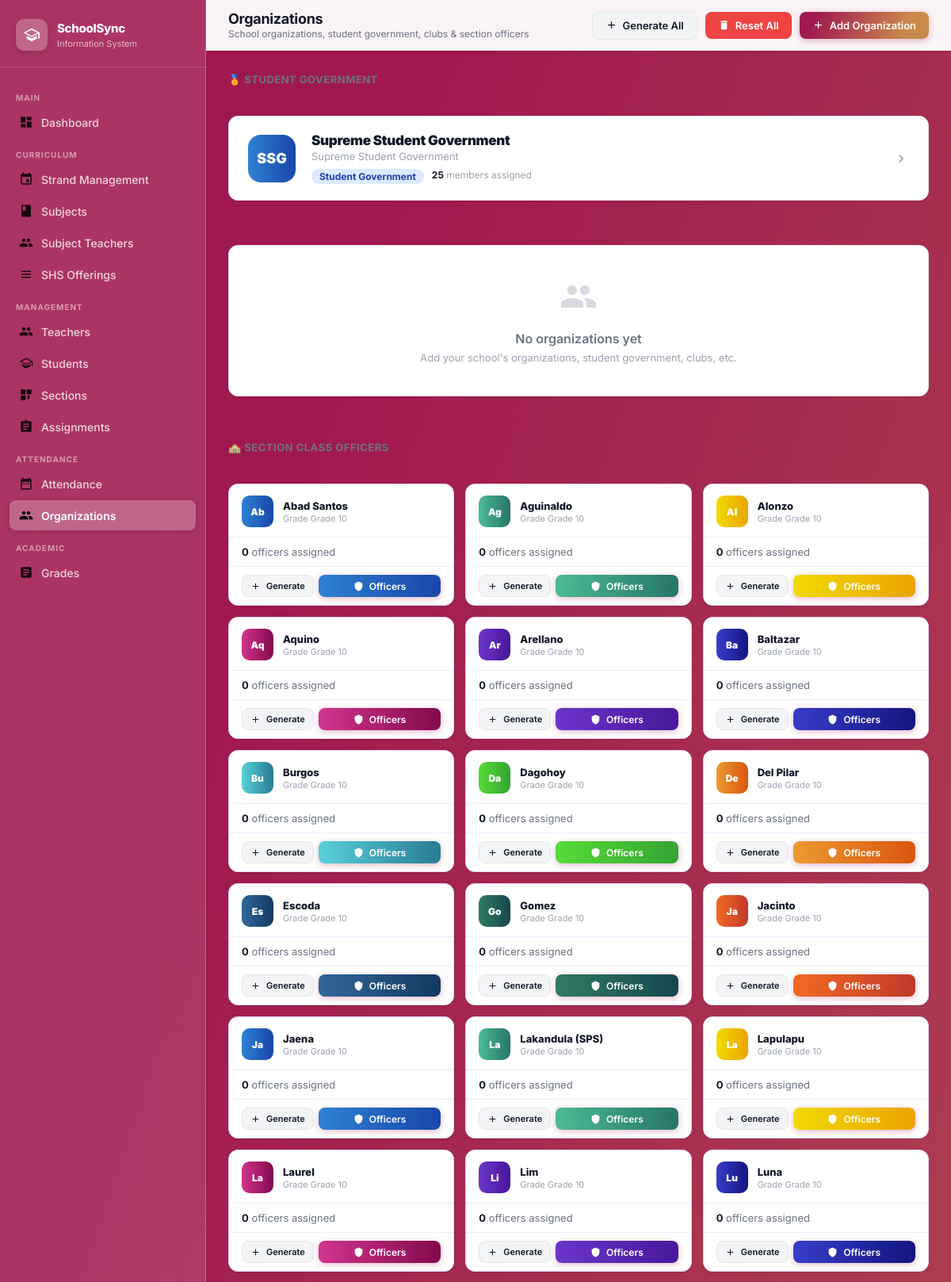
The page /organizations (signed in, upper part) on the database its author committed.
### tables this page shows
CREATE TABLE organizations (id INTEGER PRIMARY KEY AUTOINCREMENT, name TEXT NOT NULL, short_name TEXT, description TEXT, org_type TEXT DEFAULT 'organization', color TEXT DEFAULT '#3b82f6', created_at TEXT DEFAULT (datetime('now')));

CREATE TABLE sections (
        id INTEGER PRIMARY KEY AUTOINCREMENT,
        grade_level TEXT NOT NULL, section_name TEXT NOT NULL, adviser_id INTEGER, student_limit INTEGER DEFAULT 40, strand_id INTEGER REFERENCES strands(id) ON DELETE SET NULL,
        FOREIGN KEY (adviser_id) REFERENCES teachers(id) ON DELETE SET NULL);

### app.py (the view, shortened to what this page needs)
@app.route('/organizations')
@login_required
def organizations():
    conn = get_db()
    auto_create_ssg(conn)
    sections_all = conn.execute("SELECT id, section_name, grade_level FROM sections ORDER BY grade_level, section_name").fetchall()
    for sec in sections_all:
        org_name = f"Section Officers — {sec['section_name']} (Grade {sec['grade_level']})"
        exists = conn.execute("SELECT id FROM organizations WHERE org_type='section' AND name=?", (org_name,)).fetchone()
    conn.commit()
    ssg = conn.execute(
        "SELECT o.*, COUNT(DISTINCT om.id) AS member_count"
        " FROM organizations o"
        " LEFT JOIN org_members om ON om.org_id=o.id AND om.is_active=1"
        " WHERE o.org_type='government'"
        " GROUP BY o.id ORDER BY o.name"
    ).fetchall()
    orgs = conn.execute(
        "SELECT o.*, COUNT(DISTINCT om.id) AS member_count"
        " FROM organizations o"
        " LEFT JOIN org_members om ON om.org_id=o.id AND om.is_active=1"
        " WHERE o.org_type NOT IN ('section','government')"
        " GROUP BY o.id ORDER BY o.name"
    ).fetchall()
    section_orgs = conn.execute(
        "SELECT o.*, COUNT(DISTINCT om.id) AS member_count,"
        " s.id AS sec_id, s.grade_level, s.section_name AS sec_name"
        " FROM organizations o"
        " LEFT JOIN org_members om ON om.org_id=o.id AND om.is_active=1"
        " LEFT JOIN sections s ON o.name = ('Section Officers — '||s.section_name||' (Grade '||s.grade_level||')')"
        " WHERE o.org_type='section'"
        " GROUP BY o.id ORDER BY s.grade_level, s.section_name"
    ).fetchall()
    conn.close()
    return render_template('organizations.html', orgs=orgs, section_orgs=section_orgs, ssg=ssg)

### app.py (called while the page is built)
def get_db():
    conn = sqlite3.connect(DATABASE)
    conn.row_factory = sqlite3.Row
    conn.execute("PRAGMA foreign_keys = ON")
    return conn

def login_required(f):
    @wraps(f)
    def decorated(*args, **kwargs):
        if 'admin_id' not in session:
            return redirect(url_for('login'))
        return f(*args, **kwargs)
    return decorated

### templates/organizations.html (shortened to what this page needs)
{% extends "layout.html" %}
{% block page_title %}Organizations{% endblock %}
{% block page_subtitle %}School organizations, student government, clubs & section officers{% endblock %}
{% block header_actions %}
  <form method="POST" action="{{ url_for('generate_all_section_positions') }}" style="display:inline;">
    <button type="submit" class="btn btn-secondary"
            onclick="return confirm('Generate standard positions for all sections that are missing them?')">
      <svg viewBox="0 0 24 24" fill="currentColor"><path d="M19 13h-6v6h-2v-6H5v-2h6V5h2v6h6v2z"/></svg>
      Generate All
    </button>
  </form>
  <button class="btn btn-danger" onclick="openModal('deleteAllOrgModal')">
    <svg viewBox="0 0 24 24" fill="currentColor"><path d="M6 19c0 1.1.9 2 2 2h8c1.1 0 2-.9 2-2V7H6v12zM19 4h-3.5l-1-1h-5l-1 1H5v2h14V4z"/></svg>
    Reset All
  </button>
  <button class="btn btn-primary" onclick="openModal('addOrgModal')">
    <svg viewBox="0 0 24 24" fill="currentColor"><path d="M19 13h-6v6h-2v-6H5v-2h6V5h2v6h6v2z"/></svg>
    Add Organization
  </button>
{% endblock %}
{% block content %}
{% if ssg %}
<div style="font-size:13px;font-weight:700;color:var(--text-secondary);text-transform:uppercase;letter-spacing:.5px;margin-bottom:14px;">
  🏅 Student Government
</div>
<div style="margin-bottom:32px;">
  {% for gov in ssg %}
  <a href="{{ url_for('organization_detail', oid=gov.id) }}" style="display:block;text-decoration:none;">
    <div style="background:var(--bg-white);border:1px solid var(--border);border-radius:var(--radius-md);
                box-shadow:var(--shadow-sm);overflow:hidden;
                transition:box-shadow .2s,transform .2s;display:flex;align-items:center;gap:20px;padding:20px 24px;"
         onmouseover="this.style.boxShadow='var(--shadow-md)';this.style.transform='translateY(-2px)'"
         onmouseout="this.style.boxShadow='var(--shadow-sm)';this.style.transform=''">
      <div style="width:60px;height:60px;border-radius:16px;background:var(--blue-course);
                  display:flex;align-items:center;justify-content:center;color:white;
                  font-size:18px;font-weight:900;flex-shrink:0;box-shadow:var(--shadow-sm);">
        {{ gov.short_name[:3] if gov.short_name else 'SSG' }}
      </div>
      <div style="flex:1;min-width:0;">
        <div style="font-size:17px;font-weight:900;color:var(--text-primary);letter-spacing:-.3px;">{{ gov.name }}</div>
        {% if gov.description %}<div style="font-size:13px;color:var(--text-muted);margin-top:2px;">{{ gov.description }}</div>{% endif %}
        <div style="display:flex;gap:10px;margin-top:8px;flex-wrap:wrap;">
          <span style="font-size:12px;font-weight:700;color:#1e40af;background:#dbeafe;padding:2px 10px;border-radius:20px;">Student Government</span>
          <span style="font-size:12px;color:var(--text-muted);"><strong style="color:var(--text-primary);">{{ gov.member_count }}</strong> members assigned</span>
        </div>
      </div>
      <svg viewBox="0 0 24 24" fill="currentColor" style="width:20px;height:20px;color:var(--text-muted);flex-shrink:0;">
        <path d="M10 6L8.59 7.41 13.17 12l-4.58 4.59L10 18l6-6z"/>
      </svg>
    </div>
  </a>
  {% endfor %}
</div>
{% endif %}
{% if orgs %}
<div style="font-size:13px;font-weight:700;color:var(--text-secondary);text-transform:uppercase;letter-spacing:.5px;margin-bottom:14px;">
  🏛️ School Organizations
</div>
<div class="org-grid" style="margin-bottom:32px;">
  {% for org in orgs %}
  <div class="org-card">
    <div class="org-card-top">
      <div class="org-badge" style="background:var(--{% set _ci = loop.index0 % 12 %}{% if _ci==0 %}blue{% elif _ci==1 %}teal{% elif _ci==2 %}yellow{% elif _ci==3 %}pink{% elif _ci==4 %}dark-teal{% elif _ci==5 %}medium-blue{% elif _ci==6 %}mint-green{% elif _ci==7 %}green{% elif _ci==8 %}orange{% elif _ci==9 %}slate-blue{% elif _ci==10 %}dark-green{% else %}orange-red{% endif %}-course);">
        {{ org.short_name[:2] if org.short_name else org.name[:2] }}
      </div>
      <div style="flex:1;min-width:0;">
        <div class="org-name">{{ org.name }}</div>
        {% if org.short_name %}<div class="org-short">{{ org.short_name }}</div>{% endif %}
        {% if org.description %}<div class="org-desc">{{ org.description }}</div>{% endif %}
        <span class="org-type-badge" style="background:rgba(0,0,0,.06);color:var(--text-secondary);">
          {{ org.org_type|title }}
        </span>
      </div>
    </div>
    <div class="org-divider"></div>
    <div class="org-stats">
      <div><div class="org-stat-val">{{ org.member_count }}</div><div class="org-stat-lbl">Members</div></div>
    </div>
    <div class="org-footer">
      <a href="{{ url_for('organization_detail', oid=org.id) }}" class="btn btn-primary btn-sm" style="flex:1;justify-content:center;">
        <svg viewBox="0 0 24 24" fill="currentColor"><path d="M12 4.5C7 4.5 2.73 7.61 1 12c1.73 4.39 6 7.5 11 7.5s9.27-3.11 11-7.5c-1.73-4.39-6-7.5-11-7.5zM12 17c-2.76 0-5-2.24-5-5s2.24-5 5-5 5 2.24 5 5-2.24 5-5 5zm0-8c-1.66 0-3 1.34-3 3s1.34 3 3 3 3-1.34 3-3-1.34-3-3-3z"/></svg>
        Manage
      </a>
      <button class="btn btn-secondary btn-sm" onclick="editOrg({{ org.id }})">
        <svg viewBox="0 0 24 24" fill="currentColor"><path d="M3 17.25V21h3.75L17.81 9.94l-3.75-3.75L3 17.25zM20.71 7.04c.39-.39.39-1.02 0-1.41l-2.34-2.34c-.39-.39-1.02-.39-1.41 0l-1.83 1.83 3.75 3.75 1.83-1.83z"/></svg>
      </button>
      <form method="POST" action="{{ url_for('delete_organization', oid=org.id) }}"
            onsubmit="return confirm('Delete this organization?')" style="display:inline;">
        <button type="submit" class="btn btn-danger btn-sm">
          <svg viewBox="0 0 24 24" fill="currentColor"><path d="M6 19c0 1.1.9 2 2 2h8c1.1 0 2-.9 2-2V7H6v12zM19 4h-3.5l-1-1h-5l-1 1H5v2h14V4z"/></svg>
        </button>
      </form>
    </div>
  </div>
  {% endfor %}
</div>
{% else %}
<div class="content-card" style="margin-bottom:32px;">
  <div class="empty-state" style="padding:40px;">
    <h3>No organizations yet</h3>
    <p>Add your school's organizations, student government, clubs, etc.</p>
  </div>
</div>
{% endif %}
{% if section_orgs %}
<div style="font-size:13px;font-weight:700;color:var(--text-secondary);text-transform:uppercase;letter-spacing:.5px;margin-bottom:14px;">
  🏫 Section Class Officers
</div>
<div class="sec-org-grid">
  {% for org in section_orgs %}
  <div class="sec-org-card">
    <div class="sec-org-top">
      <div class="sec-org-badge" style="background:var(--{% set _ci = loop.index0 % 12 %}{% if _ci==0 %}blue{% elif _ci==1 %}teal{% elif _ci==2 %}yellow{% elif _ci==3 %}pink{% elif _ci==4 %}dark-teal{% elif _ci==5 %}medium-blue{% elif _ci==6 %}mint-green{% elif _ci==7 %}green{% elif _ci==8 %}orange{% elif _ci==9 %}slate-blue{% elif _ci==10 %}dark-green{% else %}orange-red{% endif %}-course);">{{ org.sec_name[:2] if org.sec_name else '??' }}</div>
      <div>
        <div class="sec-org-name">{{ org.sec_name or org.name }}</div>
        <div class="sec-org-grade">Grade {{ org.grade_level }}</div>
      </div>
    </div>
    <div class="sec-org-stats">
      <span style="font-size:13px;color:var(--text-secondary);">
        <strong style="color:var(--text-primary);">{{ org.member_count }}</strong> officer{{ 's' if org.member_count != 1 else '' }} assigned
      </span>
    </div>
    <div class="sec-org-footer">
      <div style="display:flex;gap:6px;width:100%;">
        <form method="POST" action="{{ url_for('generate_section_positions', oid=org.id) }}" style="flex:1;">
          <button type="submit" class="btn btn-secondary btn-sm" style="width:100%;justify-content:center;font-size:11px;">
            <svg viewBox="0 0 24 24" fill="currentColor"><path d="M19 13h-6v6h-2v-6H5v-2h6V5h2v6h6v2z"/></svg>
            Generate
          </button>
        </form>
        <a href="{{ url_for('organization_detail', oid=org.id) }}" class="btn btn-primary btn-sm" style="flex:2;justify-content:center;background:var(--{% set _ci = loop.index0 % 12 %}{% if _ci==0 %}blue{% elif _ci==1 %}teal{% elif _ci==2 %}yellow{% elif _ci==3 %}pink{% elif _ci==4 %}dark-teal{% elif _ci==5 %}medium-blue{% elif _ci==6 %}mint-green{% elif _ci==7 %}green{% elif _ci==8 %}orange{% elif _ci==9 %}slate-blue{% elif _ci==10 %}dark-green{% else %}orange-red{% endif %}-course);border:none;">
          <svg viewBox="0 0 24 24" fill="currentColor"><path d="M12 1L3 5v6c0 5.55 3.84 10.74 9 12 5.16-1.26 9-6.45 9-12V5l-9-4z"/></svg>
          Officers
        </a>
      </div>
    </div>
  </div>
  {% endfor %}
</div>
{% endif %}
{% endblock %}

### static/css/style.css (style rules this page uses)
:root { --brand-gradient: linear-gradient(109deg, rgba(160,24,80,1) 11.2%, rgba(201,138,75,1) 81.7%); --blue-course: linear-gradient(90deg, rgba(46,129,211,1) 0%, rgba(25,70,171,1) 100%); --teal-course: linear-gradient(90deg, rgba(76,187,149,1) 0%, rgba(38,117,105,1) 100%); --yellow-course: linear-gradient(90deg, rgba(241,218,0,1) 0%, rgba(233,164,0,1) 100%); --pink-course: linear-gradient(90deg, rgba(208,53,141,1) 0%, rgba(131,10,78,1) 100%); --dark-teal-course: linear-gradient(90deg, rgba(107,53,202,1) 0%, rgba(72,23,155,1) 100%); --medium-blue-course: linear-gradient(90deg, rgba(56,61,201,1) 0%, rgba(19,21,128,1) 100%); --mint-green-course: linear-gradient(90deg, rgba(87,209,218,1) 0%, rgba(41,123,146,1) 100%); --green-course: linear-gradient(90deg, rgba(87,219,56,1) 0%, rgba(52,164,50,1) 100%); --orange-course: linear-gradient(90deg, rgba(235,154,48,1) 0%, rgba(218,86,15,1) 100%); --slate-blue-course: linear-gradient(90deg, rgba(50,103,153,1) 0%, rgba(18,57,96,1) 100%); --dark-green-course: linear-gradient(90deg, rgba(49,123,100,1) 0%, rgba(22,71,79,1) 100%); --orange-red-course: linear-gradient(90deg, #f26a21 0%, #c0392b 100%); --sidebar-width: 260px; --header-height: 64px; --radius-sm: 8px; --radius-md: 12px; --radius-lg: 16px; --shadow-sm: 0 1px 3px rgba(0,0,0,.08), 0 1px 2px rgba(0,0,0,.04); --shadow-md: 0 4px 12px rgba(0,0,0,.10), 0 2px 4px rgba(0,0,0,.06); --shadow-lg: 0 10px 30px rgba(0,0,0,.14), 0 4px 8px rgba(0,0,0,.08); --text-primary: #111827; --text-secondary: #6b7280; --text-muted: #9ca3af; --border: #e5e7eb; --bg-page: #f3f4f6; --bg-white: #ffffff; --danger: #ef4444; --success: #22c55e; }
*,*::before,*::after { box-sizing:border-box;margin:0;padding:0 }
html { scroll-behavior:smooth }
body { font-family:'Inter',sans-serif;font-size:14px;color:var(--text-primary);background:var(--brand-gradient);min-height:100vh;-webkit-font-smoothing:antialiased }
a { text-decoration:none;color:inherit }
.header-actions .btn { white-space:nowrap }
.content-card { background:var(--bg-white);border-radius:var(--radius-md);box-shadow:var(--shadow-sm);border:1px solid var(--border);overflow:hidden }
.btn { display:inline-flex;align-items:center;gap:7px;padding:9px 16px;border-radius:var(--radius-sm);font-family:'Inter',sans-serif;font-size:13px;font-weight:600;cursor:pointer;border:none;transition:opacity .2s,transform .15s,box-shadow .2s;white-space:nowrap }
.btn svg { width:15px;height:15px }
.btn-primary { background:var(--brand-gradient);color:white;box-shadow:0 2px 8px rgba(160,24,80,.3) }
.btn-secondary { background:var(--bg-page);color:var(--text-primary);border:1px solid var(--border) }
.btn-danger { background:var(--danger);color:white }
.btn-sm { padding:6px 10px;font-size:12px }
.btn-sm svg { width:13px;height:13px }
.empty-state { text-align:center;padding:56px 24px;color:var(--text-muted) }
.empty-state svg { width:48px;height:48px;margin-bottom:16px;opacity:.4 }
.empty-state h3 { font-size:16px;font-weight:600;color:var(--text-secondary);margin-bottom:6px }
.empty-state p { font-size:13px }

### templates/organizations.html (style rules this page uses)
.sec-org-grid { display:grid;grid-template-columns:repeat(auto-fill,minmax(240px,1fr));gap:14px; }
.sec-org-card { background:var(--bg-white);border:1px solid #e9d5ff;border-radius:var(--radius-md); box-shadow:var(--shadow-sm);overflow:hidden;display:flex;flex-direction:column; transition:box-shadow .2s,transform .2s; }
.sec-org-top { padding:14px 16px 12px;display:flex;align-items:center;gap:12px;border-bottom:1px solid #f3e8ff; }
.sec-org-badge { width:40px;height:40px;border-radius:10px;flex-shrink:0; display:flex;align-items:center;justify-content:center;color:white;font-size:12px;font-weight:900; }
.sec-org-name { font-size:13px;font-weight:800;color:var(--text-primary); }
.sec-org-grade { font-size:11px;color:var(--text-muted);margin-top:1px; }
.sec-org-stats { padding:10px 16px;display:flex;gap:16px;align-items:center; }
.sec-org-footer { padding:10px 16px;border-top:1px solid #f3e8ff; }

### rows shown on the page
organizations: short_name "SSG", name "Supreme Student Government", description "Supreme Student Government", member_count "25"
organizations: section_name "Ab", section_name "Abad Santos", grade_level "Grade 10", member_count "0", member_count "s"
organizations: section_name "Ag", section_name "Aguinaldo", grade_level "Grade 10", member_count "0", member_count "s"
organizations: section_name "Al", section_name "Alonzo", grade_level "Grade 10", member_count "0", member_count "s"
organizations: section_name "Aq", section_name "Aquino", grade_level "Grade 10", member_count "0", member_count "s"
organizations: section_name "Ar", section_name "Arellano", grade_level "Grade 10", member_count "0", member_count "s"
organizations: section_name "Ba", section_name "Baltazar", grade_level "Grade 10", member_count "0", member_count "s"
organizations: section_name "Bu", section_name "Burgos", grade_level "Grade 10", member_count "0", member_count "s"
organizations: section_name "Da", section_name "Dagohoy", grade_level "Grade 10", member_count "0", member_count "s"
organizations: section_name "De", section_name "Del Pilar", grade_level "Grade 10", member_count "0", member_count "s"
organizations: section_name "Es", section_name "Escoda", grade_level "Grade 10", member_count "0", member_count "s"
organizations: section_name "Go", section_name "Gomez", grade_level "Grade 10", member_count "0", member_count "s"
organizations: section_name "Ja", section_name "Jacinto", grade_level "Grade 10", member_count "0", member_count "s"
organizations: section_name "Ja", section_name "Jaena", grade_level "Grade 10", member_count "0", member_count "s"
organizations: section_name "La", section_name "Lakandula (SPS)", grade_level "Grade 10", member_count "0", member_count "s"
organizations: section_name "La", section_name "Lapulapu", grade_level "Grade 10", member_count "0", member_count "s"
organizations: section_name "La", section_name "Laurel", grade_level "Grade 10", member_count "0", member_count "s"
organizations: section_name "Li", section_name "Lim", grade_level "Grade 10", member_count "0", member_count "s"
organizations: section_name "Lu", section_name "Luna", grade_level "Grade 10", member_count "0", member_count "s"
